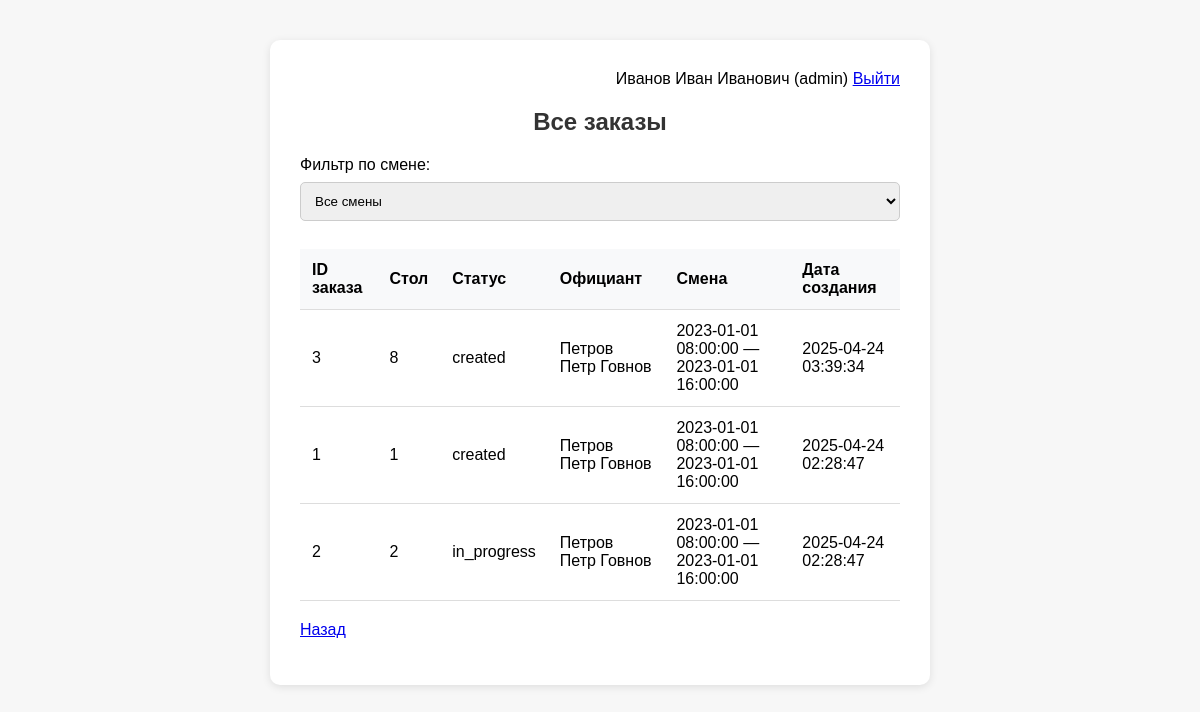
Screenshot of /zad/admin_orders.php (signed in) with the database file from the repository.
### tables this page shows
CREATE TABLE `orders` (
  `id` int(11) NOT NULL,
  `table_number` int(11) NOT NULL,
  `status` enum('created','in_progress','ready','paid','closed') DEFAULT 'created',
  `shift_id` int(11) NOT NULL,
  `waiter_id` int(11) NOT NULL,
  `created_at` timestamp NOT NULL DEFAULT current_timestamp(),
  `updated_at` timestamp NOT NULL DEFAULT current_timestamp() ON UPDATE current_timestamp()
);

CREATE TABLE `users` (
  `id` int(11) NOT NULL,
  `login` varchar(50) NOT NULL,
  `password` varchar(50) NOT NULL,
  `full_name` varchar(100) NOT NULL,
  `role` enum('admin','waiter','cook') NOT NULL,
  `created_at` timestamp NOT NULL DEFAULT current_timestamp(),
  `updated_at` timestamp NOT NULL DEFAULT current_timestamp() ON UPDATE current_timestamp()
);

CREATE TABLE `shifts` (
  `id` int(11) NOT NULL,
  `start_time` datetime NOT NULL,
  `end_time` datetime NOT NULL,
  `created_at` timestamp NOT NULL DEFAULT current_timestamp(),
  `updated_at` timestamp NOT NULL DEFAULT current_timestamp() ON UPDATE current_timestamp()
);

### zad/admin_orders.php (the view, shortened to what this page needs)
<?php
require 'db.php';
$query = "SELECT o.*, u.full_name as waiter_name, s.start_time, s.end_time
          FROM orders o
          JOIN users u ON o.waiter_id = u.id
          JOIN shifts s ON o.shift_id = s.id";
$params = [];
$query .= " ORDER BY o.created_at DESC";
$stmt = $pdo->prepare($query);
$stmt->execute($params);
$orders = $stmt->fetchAll();
?>
<link rel="stylesheet" href="style.css">
<div class="container">
    <div class="current-user">
        <?= $_SESSION['user']['full_name'] ?> (<?= $_SESSION['user']['role'] ?>)
        <a href="logout.php">Выйти</a>
    </div>
    <h2>Все заказы</h2>
    <form method="get" style="margin-bottom: 20px;">
        <label>Фильтр по смене:</label>
        <select name="shift_id" onchange="this.form.submit()">
            <option value="">Все смены</option>
        </select>
    </form>
    <table>
        <tr>
            <th>ID заказа</th>
            <th>Стол</th>
            <th>Статус</th>
            <th>Официант</th>
            <th>Смена</th>
            <th>Дата создания</th>
        </tr>
        <?php foreach ($orders as $order): ?>
            <tr>
                <td><?= $order['id'] ?></td>
                <td><?= $order['table_number'] ?></td>
                <td><?= $order['status'] ?></td>
                <td><?= htmlspecialchars($order['waiter_name']) ?></td>
                <td><?= $order['start_time'] ?> — <?= $order['end_time'] ?></td>
                <td><?= $order['created_at'] ?></td>
            </tr>
        <?php endforeach; ?>
    </table>
    <p><a href="index.php">Назад</a></p>
</div>

### zad/style.css (style rules this page uses)
.container { max-width: 600px; margin: 40px auto; background: #fff; padding: 30px; border-radius: 10px; box-shadow: 0 2px 8px rgba(0,0,0,0.1); }
h2 { text-align: center; color: #333; }
input, select, button { width: 100%; padding: 10px; margin: 8px 0; border: 1px solid #ccc; border-radius: 5px; }
table { width: 100%; border-collapse: collapse; margin: 20px 0; }
th, td { padding: 12px; text-align: left; border-bottom: 1px solid #ddd; }
th { background-color: #f8f9fa; }
.current-user { text-align: right; margin-bottom: 20px; }

### rows the page displays
orders: id "3", table_number "8", status "created", waiter.full_name "Петров Петр Говнов", shift.start_time "2023-01-01 08:00:00", shift.end_time "2023-01-01 16:00:00", created_at "2025-04-24 03:39:34"
orders: id "1", table_number "1", status "created", waiter.full_name "Петров Петр Говнов", shift.start_time "2023-01-01 08:00:00", shift.end_time "2023-01-01 16:00:00", created_at "2025-04-24 02:28:47"
orders: id "2", table_number "2", status "in_progress", waiter.full_name "Петров Петр Говнов", shift.start_time "2023-01-01 08:00:00", shift.end_time "2023-01-01 16:00:00", created_at "2025-04-24 02:28:47"

### other values shown
$_SESSION['user']['full_name'] "Иванов Иван Иванович"
$_SESSION['user']['role'] "admin"
